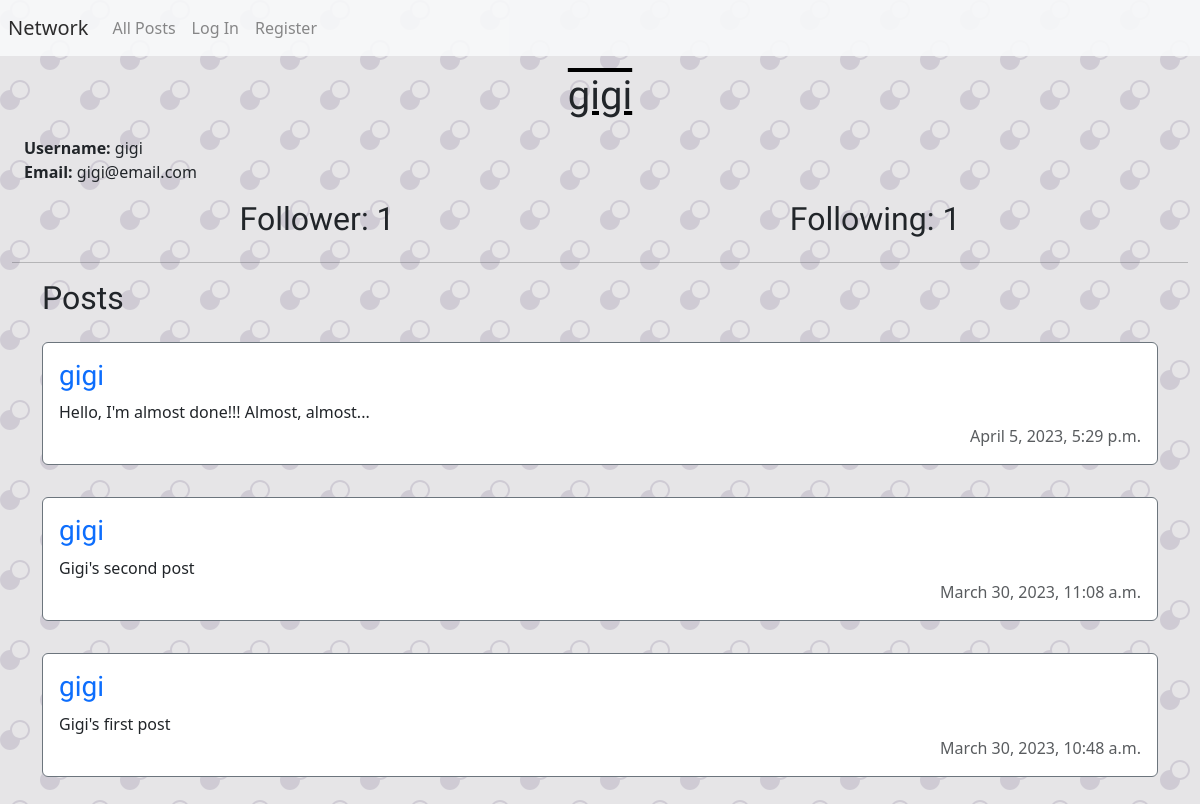
Page /profile/gigi on the earlier database version.
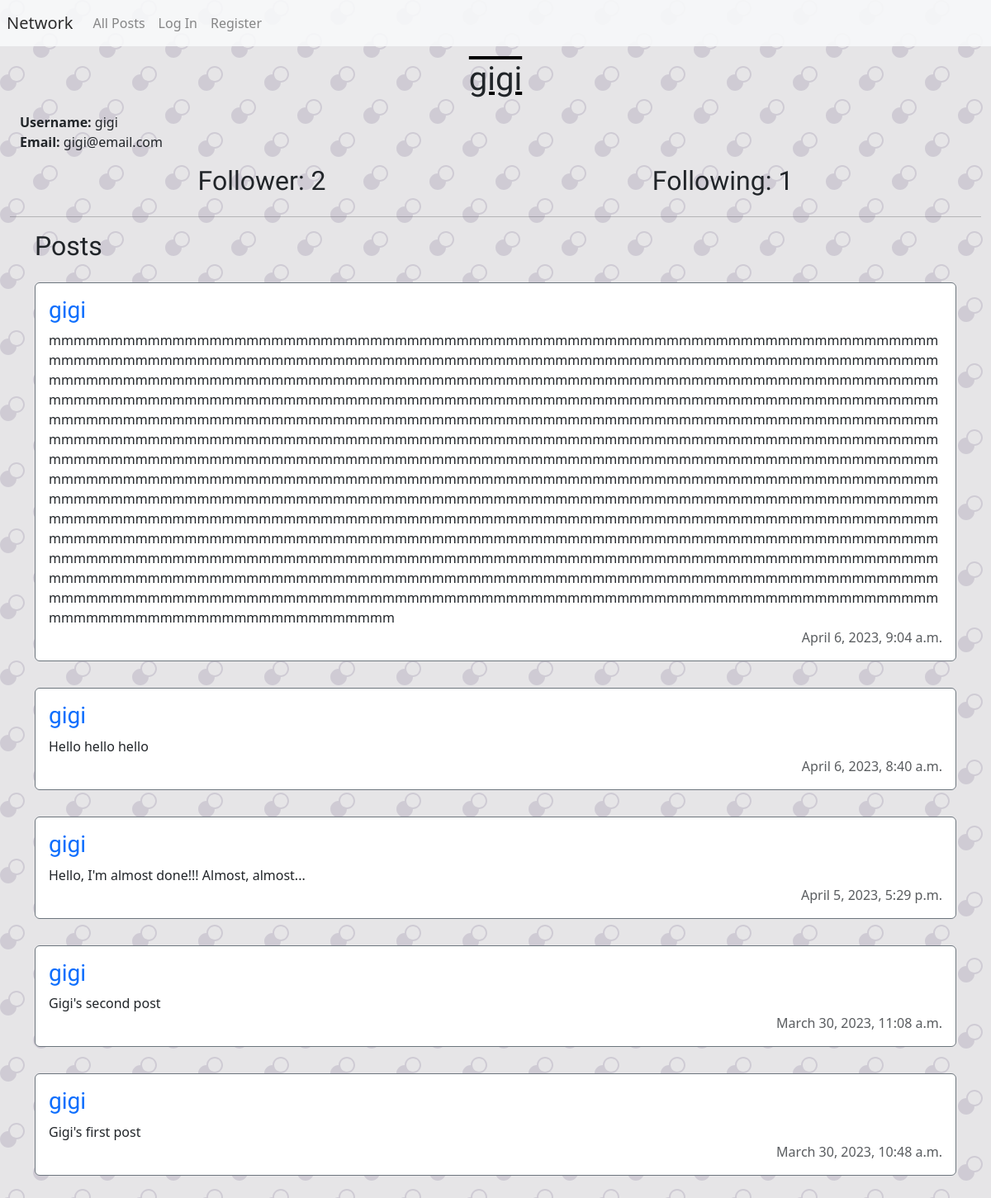
Same page on the later database version.
### network/models.py (models this page shows, shortened)
class Post(models.Model):
    user_id = models.ForeignKey(User, on_delete=models.CASCADE, related_name="user_post")
    content = models.TextField(max_length=280)
    datetime = models.DateTimeField(auto_now_add=True)

class User(AbstractUser):
    pass

### network/views.py (the view)
# urls.py: path("profile/<str:username>", views.profile, name="profile"),
def profile(request, username):
    user_profile = User.objects.get(username=username)
    user_profile_posts = Post.objects.filter(user_id=user_profile).order_by('-datetime')
    followers_count = Follower.objects.filter(following=user_profile).count()
    following_count = Follower.objects.filter(user=user_profile).count()
    pagePosts = Paginator(user_profile_posts, 10)
    page_number = request.GET.get('page')
    page_obj = pagePosts.get_page(page_number)
    range_page = range(page_obj.paginator.num_pages)
    likes = Like.objects.all()
    postYouLiked = []
    try:
        for like in likes:
            if like.user.id == request.user.id:
                postYouLiked.append(like.post.id)
    except:
        postYouLiked = []
    if request.user.is_authenticated:
        user = User.objects.get(id=request.user.id) # User who is signed in
        user_following = Follower.objects.filter(user=user)
        is_following = False
        for i in user_following:
            if i.following == user_profile:
                is_following = True
                break
            else:
                is_following = False
        context = {"user_profile_posts": user_profile_posts,
                "user_profile":user_profile,
                "user":user,
                "is_following":is_following,
                "followers_count":followers_count,
                "following_count":following_count,
                "pagePosts": pagePosts,
                "page_obj": page_obj,
                "range_page":range_page,
                "likes":likes,
                "postYouLiked":postYouLiked}
        return render(request, "network/profile.html", context)
    else:
        context = {"user_profile_posts": user_profile_posts,
                "user_profile":user_profile,
                "followers_count":followers_count,
                "following_count":following_count,
                "pagePosts": pagePosts,
                "page_obj": page_obj,
                "range_page":range_page,
                "likes":likes,
                "postYouLiked":postYouLiked}
        return render(request, "network/profile.html", context)

### network/templates/network/profile.html (shortened to what this page needs)
{% extends 'network/layout.html' %}
{% block body %}
<div class="container-fluid">
    <div>
                <h1 id="profile-name" class="my-3 text-center">{{ user_profile.username }}</h1>
                <div class="container-fluid d-flex justify-content-between">
                        <div class="">
                            <div class="d-flex flex-column">
                                <span><strong>Username: </strong>{{ user_profile.username }}</span>
                                <span><strong>Email: </strong>{{ user_profile.email }}</span>
                            </div>
                        </div>
                </div>
                <div class="container d-flex justify-content-around my-3">
                        <h2>Follower: <span id="followers-count">{{ followers_count }}</span></h2>
                        <h2>Following: <span id="following-count">{{ following_count }}</span></h2>
                </div>
                <hr>
        </div>
    <div class="container d-flex flex-column" id="posts">
        <div>
            <h2>Posts</h2>
        </div>
        {% for post in page_obj %}
            <div id="post-div" class="d-flex flex-column border border-secondary rounded p-3 my-3">
                <h3><a href="{% url 'profile' post.user_id %}">{{ post.user_id }}</a></h3>
                <span id="content_{{ post.id }}">{{ post.content }}</span>
                <span class="text-right text-muted">{{ post.datetime }}</span>
            </div>
        {% endfor %}
    </div>
    </div>
</div>
{% endblock %}

Differences in the rows shown:
added Post: user_id "gigi", content "mmmmmmmmmmmmmmmmmmmmmmmmmmmmmmmmmmmmmmmmmmmmmmmmmmmmmmmmmmmmmmmmmmmmmmmmmmmmmmmmmmmmmmmmmmmmmmmmmmmmmmmmmmmmmmmmmmmmmmmmmmmmmmmmmmmmmmmmmmmmmmmmmmmmmmmmmmmmmmmmmmmmmmmmmmmmmmmmmmmmmmmmmmmmmmmmmmmmmmmmmmmmmmmmmmmmmmmmmmmmmmmmmmmmmmmmmmmmmmmmmmmmmmmmmmmmmmmmmmmmmmmmmmmmmmmmmmmmmmmmmmmmmmmmmmmmmmmmmmmmmmmmmmmmmmmmmmmmmmmmmmmmmmmmmmmmmmmmmmmmmmmmmmmmmmmmmmmmmmmmmmmmmmmmmmmmmmmmmmmmmmmmmmmmmmmmmmmmmmmmmmmmmmmmmmmmmmmmmmmmmmmmmmmmmmmmmmmmmmmmmmmmmmmmmmmmmmmmmmmmmmmmmmmmmmmmmmmmmmmmmmmmmmmmmmmmmmmmmmmmmmmmmmmmmmmmmmmmmmmmmmmmmmmmmmmmmmmmmmmmmmmmmmmmmmmmmmmmmmmmmmmmmmmmmmmmmmmmmmmmmmmmmmmmmmmmmmmmmmmmmmmmmmmmmmmmmmmmmmmmmmmmmmmmmmmmmmmmmmmmmmmmmmmmmmmmmmmmmmmmmmmmmmmmmmmmmmmmmmmmmmmmmmmmmmmmmmmmmmmm…", datetime "April 6, 2023, 9:04 a.m."
added Post: user_id "gigi", content "Hello hello hello", datetime "April 6, 2023, 8:40 a.m."
Other differences:
{{ followers_count }}: "1" → "2"
